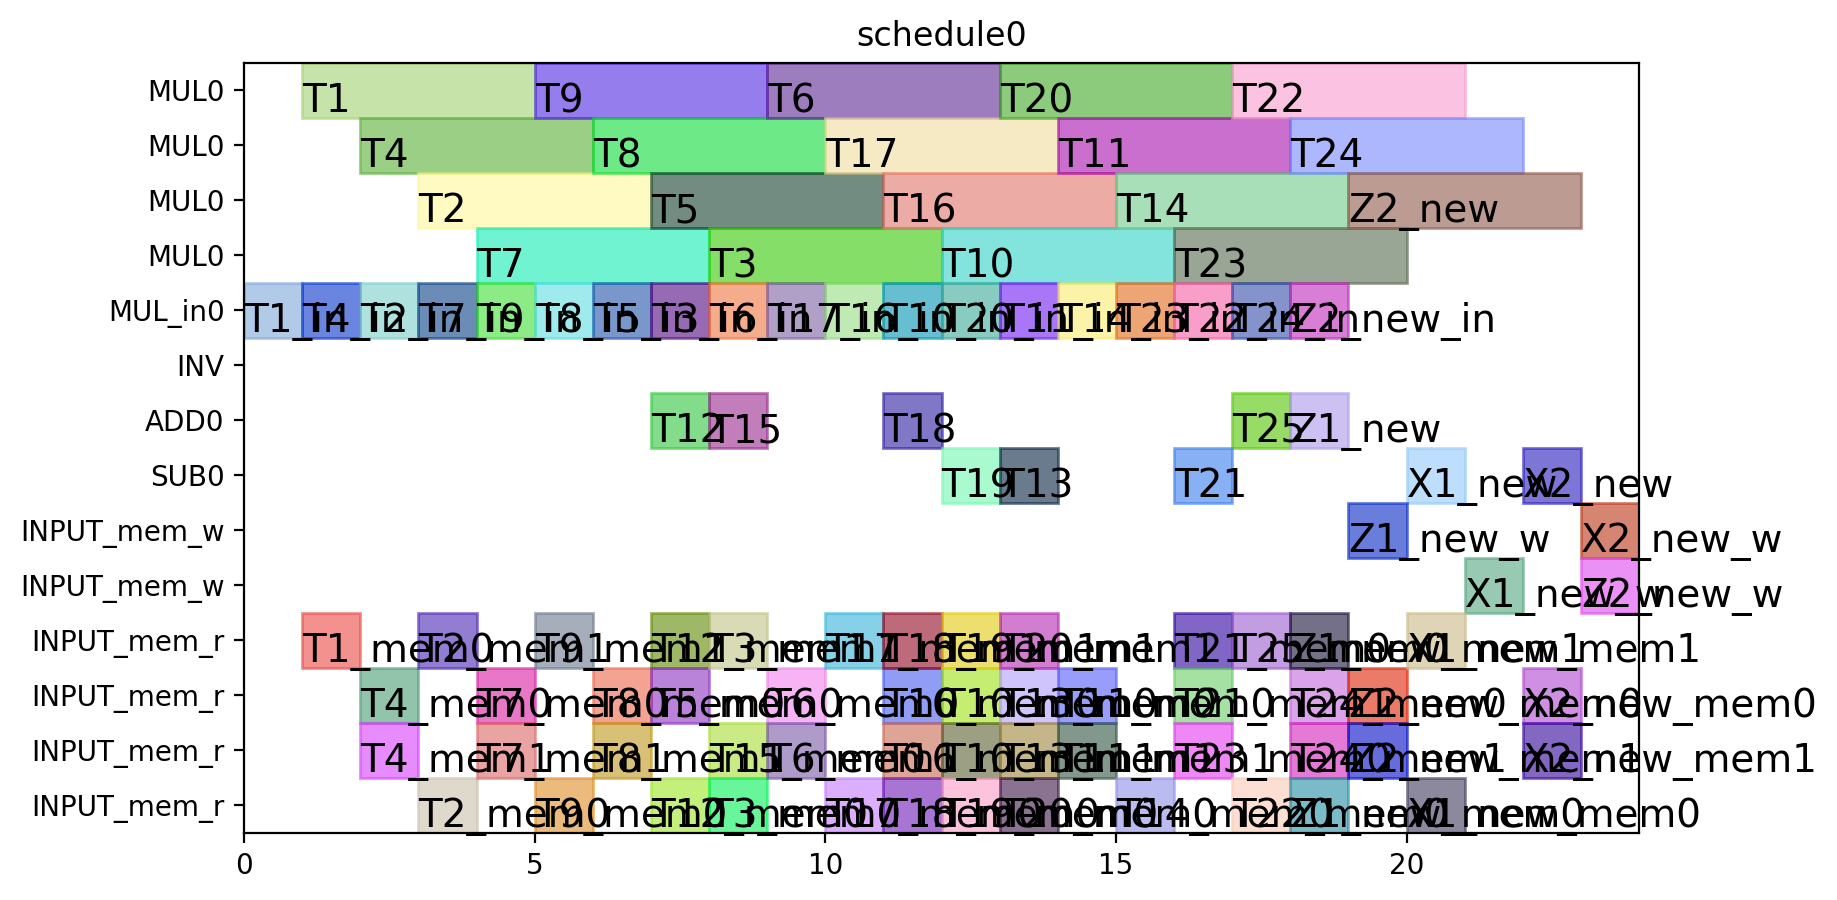

Write Python code to recreate this figure.
from pyschedule import Scenario, solvers, plotters, alt


def solve():
	horizon = 90
	S = Scenario("schedule0", horizon=horizon)

	# resource
	MUL = S.Resources('MUL', num=1, size=4)
	MUL_in = S.Resources('MUL_in', num=1)
	INV = S.Resource('INV')
	ADD = S.Resources('ADD', num=1, periods=range(1, horizon))
	SUB = S.Resources('SUB', num=1, periods=range(1, horizon))
	INPUT_mem_w = S.Resource('INPUT_mem_w', size=2)
	INPUT_mem_r = S.Resource('INPUT_mem_r', size=4)

	# result of previous scheduling

	# new tasks
	T1_in = S.Task('T1_in', length=1, delay_cost=1)
	T1_in += alt(MUL_in)
	T1 = S.Task('T1', length=4, delay_cost=1)
	T1 += alt(MUL)
	S += T1>=T1_in

	T1_mem0 = S.Task('T1_mem0', length=1, delay_cost=1)
	T1_mem0 += INPUT_mem_r
	S += T1_mem0-1 <= T1

	T2_in = S.Task('T2_in', length=1, delay_cost=1)
	T2_in += alt(MUL_in)
	T2 = S.Task('T2', length=4, delay_cost=1)
	T2 += alt(MUL)
	S += T2>=T2_in

	T2_mem0 = S.Task('T2_mem0', length=1, delay_cost=1)
	T2_mem0 += INPUT_mem_r
	S += T2_mem0-1 <= T2

	T2_mem1 = S.Task('T2_mem1', length=1, delay_cost=1)
	T2_mem1 += INPUT_mem_r
	S += T2_mem1-1 <= T2

	T3_in = S.Task('T3_in', length=1, delay_cost=1)
	T3_in += alt(MUL_in)
	T3 = S.Task('T3', length=4, delay_cost=1)
	T3 += alt(MUL)
	S += T3>=T3_in

	T3_mem0 = S.Task('T3_mem0', length=1, delay_cost=1)
	T3_mem0 += INPUT_mem_r
	S += T3_mem0-1 <= T3

	T3_mem1 = S.Task('T3_mem1', length=1, delay_cost=1)
	T3_mem1 += INPUT_mem_r
	S += T3_mem1-1 <= T3

	T4_in = S.Task('T4_in', length=1, delay_cost=1)
	T4_in += alt(MUL_in)
	T4 = S.Task('T4', length=4, delay_cost=1)
	T4 += alt(MUL)
	S += T4>=T4_in

	T4_mem0 = S.Task('T4_mem0', length=1, delay_cost=1)
	T4_mem0 += INPUT_mem_r
	S += T4_mem0-1 <= T4

	T4_mem1 = S.Task('T4_mem1', length=1, delay_cost=1)
	T4_mem1 += INPUT_mem_r
	S += T4_mem1-1 <= T4

	T5_in = S.Task('T5_in', length=1, delay_cost=1)
	T5_in += alt(MUL_in)
	T5 = S.Task('T5', length=4, delay_cost=1)
	T5 += alt(MUL)
	S += T5>=T5_in

	T5_mem0 = S.Task('T5_mem0', length=1, delay_cost=1)
	T5_mem0 += INPUT_mem_r
	S += T5_mem0-1 <= T5

	T6_in = S.Task('T6_in', length=1, delay_cost=1)
	T6_in += alt(MUL_in)
	T6 = S.Task('T6', length=4, delay_cost=1)
	T6 += alt(MUL)
	S += T6>=T6_in

	T6_mem0 = S.Task('T6_mem0', length=1, delay_cost=1)
	T6_mem0 += INPUT_mem_r
	S += T6_mem0-1 <= T6

	T6_mem1 = S.Task('T6_mem1', length=1, delay_cost=1)
	T6_mem1 += INPUT_mem_r
	S += T6_mem1-1 <= T6

	T7_in = S.Task('T7_in', length=1, delay_cost=1)
	T7_in += alt(MUL_in)
	T7 = S.Task('T7', length=4, delay_cost=1)
	T7 += alt(MUL)
	S += T7>=T7_in

	T7_mem0 = S.Task('T7_mem0', length=1, delay_cost=1)
	T7_mem0 += INPUT_mem_r
	S += T7_mem0-1 <= T7

	T7_mem1 = S.Task('T7_mem1', length=1, delay_cost=1)
	T7_mem1 += INPUT_mem_r
	S += T7_mem1-1 <= T7

	T8_in = S.Task('T8_in', length=1, delay_cost=1)
	T8_in += alt(MUL_in)
	T8 = S.Task('T8', length=4, delay_cost=1)
	T8 += alt(MUL)
	S += T8>=T8_in

	T8_mem0 = S.Task('T8_mem0', length=1, delay_cost=1)
	T8_mem0 += INPUT_mem_r
	S += T8_mem0-1 <= T8

	T8_mem1 = S.Task('T8_mem1', length=1, delay_cost=1)
	T8_mem1 += alt(INPUT_mem_r)
	S += T1 < T8_mem1
	S += T8_mem1-1 <= T8

	T9_in = S.Task('T9_in', length=1, delay_cost=1)
	T9_in += alt(MUL_in)
	T9 = S.Task('T9', length=4, delay_cost=1)
	T9 += alt(MUL)
	S += T9>=T9_in

	T9_mem0 = S.Task('T9_mem0', length=1, delay_cost=1)
	T9_mem0 += INPUT_mem_r
	S += T9_mem0-1 <= T9

	T9_mem1 = S.Task('T9_mem1', length=1, delay_cost=1)
	T9_mem1 += alt(INPUT_mem_r)
	S += T1 < T9_mem1
	S += T9_mem1-1 <= T9

	T10_in = S.Task('T10_in', length=1, delay_cost=1)
	T10_in += alt(MUL_in)
	T10 = S.Task('T10', length=4, delay_cost=1)
	T10 += alt(MUL)
	S += T10>=T10_in

	T10_mem0 = S.Task('T10_mem0', length=1, delay_cost=1)
	T10_mem0 += INPUT_mem_r
	S += T10_mem0-1 <= T10

	T10_mem1 = S.Task('T10_mem1', length=1, delay_cost=1)
	T10_mem1 += alt(INPUT_mem_r)
	S += T3 < T10_mem1
	S += T10_mem1-1 <= T10

	T11_in = S.Task('T11_in', length=1, delay_cost=1)
	T11_in += alt(MUL_in)
	T11 = S.Task('T11', length=4, delay_cost=1)
	T11 += alt(MUL)
	S += T11>=T11_in

	T11_mem0 = S.Task('T11_mem0', length=1, delay_cost=1)
	T11_mem0 += INPUT_mem_r
	S += T11_mem0-1 <= T11

	T11_mem1 = S.Task('T11_mem1', length=1, delay_cost=1)
	T11_mem1 += alt(INPUT_mem_r)
	S += T3 < T11_mem1
	S += T11_mem1-1 <= T11

	T12 = S.Task('T12', length=1, delay_cost=1)
	T12 += alt(ADD)

	T12_mem0 = S.Task('T12_mem0', length=1, delay_cost=1)
	T12_mem0 += alt(INPUT_mem_r)
	S += T4 < T12_mem0
	S += T12_mem0-1 <= T12

	T12_mem1 = S.Task('T12_mem1', length=1, delay_cost=1)
	T12_mem1 += alt(INPUT_mem_r)
	S += T2 < T12_mem1
	S += T12_mem1-1 <= T12

	T13 = S.Task('T13', length=1, delay_cost=1)
	T13 += alt(SUB)

	T13_mem0 = S.Task('T13_mem0', length=1, delay_cost=1)
	T13_mem0 += alt(INPUT_mem_r)
	S += T4 < T13_mem0
	S += T13_mem0-1 <= T13

	T13_mem1 = S.Task('T13_mem1', length=1, delay_cost=1)
	T13_mem1 += alt(INPUT_mem_r)
	S += T2 < T13_mem1
	S += T13_mem1-1 <= T13

	T15 = S.Task('T15', length=1, delay_cost=1)
	T15 += alt(ADD)

	T15_mem0 = S.Task('T15_mem0', length=1, delay_cost=1)
	T15_mem0 += alt(INPUT_mem_r)
	S += T7 < T15_mem0
	S += T15_mem0-1 <= T15

	T14_in = S.Task('T14_in', length=1, delay_cost=1)
	T14_in += alt(MUL_in)
	T14 = S.Task('T14', length=4, delay_cost=1)
	T14 += alt(MUL)
	S += T14>=T14_in

	T14_mem0 = S.Task('T14_mem0', length=1, delay_cost=1)
	T14_mem0 += alt(INPUT_mem_r)
	S += T13 < T14_mem0
	S += T14_mem0-1 <= T14

	T16_in = S.Task('T16_in', length=1, delay_cost=1)
	T16_in += alt(MUL_in)
	T16 = S.Task('T16', length=4, delay_cost=1)
	T16 += alt(MUL)
	S += T16>=T16_in

	T16_mem0 = S.Task('T16_mem0', length=1, delay_cost=1)
	T16_mem0 += alt(INPUT_mem_r)
	S += T1 < T16_mem0
	S += T16_mem0-1 <= T16

	T16_mem1 = S.Task('T16_mem1', length=1, delay_cost=1)
	T16_mem1 += alt(INPUT_mem_r)
	S += T8 < T16_mem1
	S += T16_mem1-1 <= T16

	T17_in = S.Task('T17_in', length=1, delay_cost=1)
	T17_in += alt(MUL_in)
	T17 = S.Task('T17', length=4, delay_cost=1)
	T17 += alt(MUL)
	S += T17>=T17_in

	T17_mem0 = S.Task('T17_mem0', length=1, delay_cost=1)
	T17_mem0 += alt(INPUT_mem_r)
	S += T8 < T17_mem0
	S += T17_mem0-1 <= T17

	T17_mem1 = S.Task('T17_mem1', length=1, delay_cost=1)
	T17_mem1 += alt(INPUT_mem_r)
	S += T15 < T17_mem1
	S += T17_mem1-1 <= T17

	T18 = S.Task('T18', length=1, delay_cost=1)
	T18 += alt(ADD)

	T18_mem0 = S.Task('T18_mem0', length=1, delay_cost=1)
	T18_mem0 += alt(INPUT_mem_r)
	S += T5 < T18_mem0
	S += T18_mem0-1 <= T18

	T18_mem1 = S.Task('T18_mem1', length=1, delay_cost=1)
	T18_mem1 += alt(INPUT_mem_r)
	S += T9 < T18_mem1
	S += T18_mem1-1 <= T18

	T19 = S.Task('T19', length=1, delay_cost=1)
	T19 += alt(SUB)

	T19_mem0 = S.Task('T19_mem0', length=1, delay_cost=1)
	T19_mem0 += alt(INPUT_mem_r)
	S += T5 < T19_mem0
	S += T19_mem0-1 <= T19

	T19_mem1 = S.Task('T19_mem1', length=1, delay_cost=1)
	T19_mem1 += alt(INPUT_mem_r)
	S += T9 < T19_mem1
	S += T19_mem1-1 <= T19

	T21 = S.Task('T21', length=1, delay_cost=1)
	T21 += alt(SUB)

	T21_mem0 = S.Task('T21_mem0', length=1, delay_cost=1)
	T21_mem0 += alt(INPUT_mem_r)
	S += T6 < T21_mem0
	S += T21_mem0-1 <= T21

	T21_mem1 = S.Task('T21_mem1', length=1, delay_cost=1)
	T21_mem1 += alt(INPUT_mem_r)
	S += T10 < T21_mem1
	S += T21_mem1-1 <= T21

	T24_in = S.Task('T24_in', length=1, delay_cost=1)
	T24_in += alt(MUL_in)
	T24 = S.Task('T24', length=4, delay_cost=1)
	T24 += alt(MUL)
	S += T24>=T24_in

	T24_mem0 = S.Task('T24_mem0', length=1, delay_cost=1)
	T24_mem0 += alt(INPUT_mem_r)
	S += T11 < T24_mem0
	S += T24_mem0-1 <= T24

	T24_mem1 = S.Task('T24_mem1', length=1, delay_cost=1)
	T24_mem1 += alt(INPUT_mem_r)
	S += T12 < T24_mem1
	S += T24_mem1-1 <= T24

	T20_in = S.Task('T20_in', length=1, delay_cost=1)
	T20_in += alt(MUL_in)
	T20 = S.Task('T20', length=4, delay_cost=1)
	T20 += alt(MUL)
	S += T20>=T20_in

	T20_mem0 = S.Task('T20_mem0', length=1, delay_cost=1)
	T20_mem0 += alt(INPUT_mem_r)
	S += T15 < T20_mem0
	S += T20_mem0-1 <= T20

	T20_mem1 = S.Task('T20_mem1', length=1, delay_cost=1)
	T20_mem1 += alt(INPUT_mem_r)
	S += T18 < T20_mem1
	S += T20_mem1-1 <= T20

	T22_in = S.Task('T22_in', length=1, delay_cost=1)
	T22_in += alt(MUL_in)
	T22 = S.Task('T22', length=4, delay_cost=1)
	T22 += alt(MUL)
	S += T22>=T22_in

	T22_mem0 = S.Task('T22_mem0', length=1, delay_cost=1)
	T22_mem0 += alt(INPUT_mem_r)
	S += T21 < T22_mem0
	S += T22_mem0-1 <= T22

	T23_in = S.Task('T23_in', length=1, delay_cost=1)
	T23_in += alt(MUL_in)
	T23 = S.Task('T23', length=4, delay_cost=1)
	T23 += alt(MUL)
	S += T23>=T23_in

	T23_mem0 = S.Task('T23_mem0', length=1, delay_cost=1)
	T23_mem0 += alt(INPUT_mem_r)
	S += T19 < T23_mem0
	S += T23_mem0-1 <= T23

	T25 = S.Task('T25', length=1, delay_cost=1)
	T25 += alt(ADD)

	T25_mem0 = S.Task('T25_mem0', length=1, delay_cost=1)
	T25_mem0 += alt(INPUT_mem_r)
	S += T20 < T25_mem0
	S += T25_mem0-1 <= T25

	Z2_new_in = S.Task('Z2_new_in', length=1, delay_cost=1)
	Z2_new_in += alt(MUL_in)
	Z2_new = S.Task('Z2_new', length=4, delay_cost=1)
	Z2_new += alt(MUL)
	S += Z2_new>=Z2_new_in

	S += 0<Z2_new

	Z2_new_mem0 = S.Task('Z2_new_mem0', length=1, delay_cost=1)
	Z2_new_mem0 += INPUT_mem_r
	S += Z2_new_mem0-1 <= Z2_new

	Z2_new_mem1 = S.Task('Z2_new_mem1', length=1, delay_cost=1)
	Z2_new_mem1 += alt(INPUT_mem_r)
	S += T14 < Z2_new_mem1
	S += Z2_new_mem1-1 <= Z2_new

	Z2_new_w = S.Task('Z2_new_w', length=1, delay_cost=1)
	Z2_new_w += alt(INPUT_mem_w)
	S += Z2_new <= Z2_new_w

	X2_new = S.Task('X2_new', length=1, delay_cost=1)
	X2_new += alt(SUB)

	S += 0<X2_new

	X2_new_mem0 = S.Task('X2_new_mem0', length=1, delay_cost=1)
	X2_new_mem0 += alt(INPUT_mem_r)
	S += T22 < X2_new_mem0
	S += X2_new_mem0-1 <= X2_new

	X2_new_mem1 = S.Task('X2_new_mem1', length=1, delay_cost=1)
	X2_new_mem1 += alt(INPUT_mem_r)
	S += T24 < X2_new_mem1
	S += X2_new_mem1-1 <= X2_new

	X2_new_w = S.Task('X2_new_w', length=1, delay_cost=1)
	X2_new_w += alt(INPUT_mem_w)
	S += X2_new <= X2_new_w

	X1_new = S.Task('X1_new', length=1, delay_cost=1)
	X1_new += alt(SUB)

	S += 0<X1_new

	X1_new_mem0 = S.Task('X1_new_mem0', length=1, delay_cost=1)
	X1_new_mem0 += alt(INPUT_mem_r)
	S += T23 < X1_new_mem0
	S += X1_new_mem0-1 <= X1_new

	X1_new_mem1 = S.Task('X1_new_mem1', length=1, delay_cost=1)
	X1_new_mem1 += alt(INPUT_mem_r)
	S += T17 < X1_new_mem1
	S += X1_new_mem1-1 <= X1_new

	X1_new_w = S.Task('X1_new_w', length=1, delay_cost=1)
	X1_new_w += alt(INPUT_mem_w)
	S += X1_new <= X1_new_w

	Z1_new = S.Task('Z1_new', length=1, delay_cost=1)
	Z1_new += alt(ADD)

	S += 0<Z1_new

	Z1_new_mem0 = S.Task('Z1_new_mem0', length=1, delay_cost=1)
	Z1_new_mem0 += alt(INPUT_mem_r)
	S += T16 < Z1_new_mem0
	S += Z1_new_mem0-1 <= Z1_new

	Z1_new_mem1 = S.Task('Z1_new_mem1', length=1, delay_cost=1)
	Z1_new_mem1 += alt(INPUT_mem_r)
	S += T25 < Z1_new_mem1
	S += Z1_new_mem1-1 <= Z1_new

	Z1_new_w = S.Task('Z1_new_w', length=1, delay_cost=1)
	Z1_new_w += alt(INPUT_mem_w)
	S += Z1_new <= Z1_new_w

	solvers.mip.solve(S,msg=1,ratio_gap=1.01)

	solution = [['hoge']*len(S.solution()[1]) for i in range(len(S.solution()))]
	for i in range(len(S.solution())):
		for j in range(len(S.solution()[i])):
			solution[i][j]=str(S.solution()[i][j])
	print(solution)

	cycles = int(solution[-1][3])

	pic_file_name = "/Users/fukudamomoko/Desktop/research/ABE/python/scheduling/ladderMul_mul1_4_add1_1/schedule0.png"
	if(S.solution() != []):
		plotters.matplotlib.plot(S,img_filename=pic_file_name, vertical_text=False, fig_size=(cycles*0.25+3, 5))

	return solution
